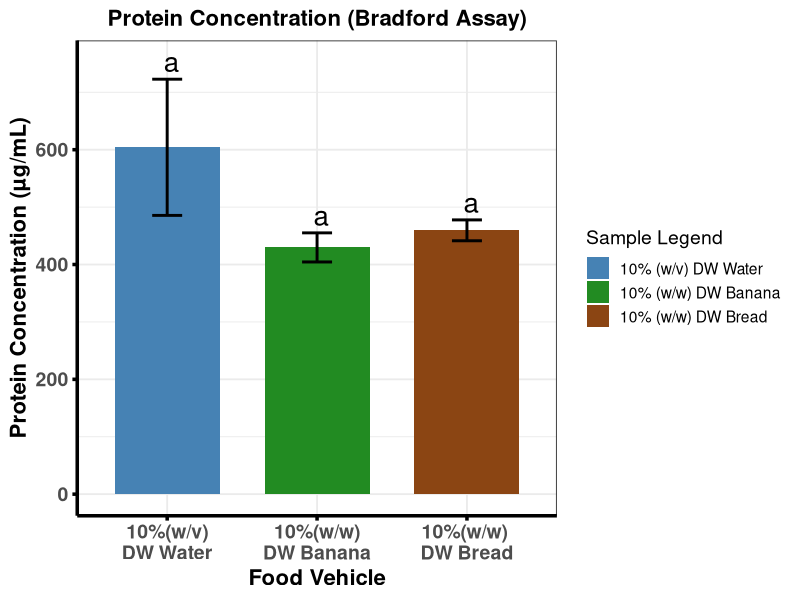

The R source for this figure:
#This Code is made by Maruf Raihan (PhD,NICHE,Ulster)for Bradford data statistical analysis and visual presentation

library(emmeans)
library(multcomp)
library(multcompView)
library(ggplot2)

# ---------------------------------------------------------
# 1. RAW DATA
# ---------------------------------------------------------
df <- data.frame(
  Sample = factor(rep(c("10%(w/v)\nDW Water", "10%(w/w)\nDW Banana", "10%(w/w) \nDW Bread"), each = 3),
                  levels = c("10%(w/v)\nDW Water", "10%(w/w)\nDW Banana", "10%(w/w) \nDW Bread")),
  Protein = c(
    639.00, 472.04, 701.52,   # 10%(w/v)\nDW Water
    400.72, 441.69, 447.00,   # 10%(w/w)\nDW Banana
    448.05, 480.52, 450.14    # 10%(w/w) \nDW Bread"
  )
)

# ---------------------------------------------------------
# 2. DESCRIPTIVE STATS
# ---------------------------------------------------------
df_stats <- aggregate(Protein ~ Sample, df, function(x) {
  c(Mean = mean(x), SD = sd(x), CV = sd(x)/mean(x)*100)
})

df_stats <- do.call(data.frame, df_stats)
names(df_stats) <- c("Sample", "Mean", "SD", "CV")

# ---------------------------------------------------------
# 3. ANOVA + TUKEY
# ---------------------------------------------------------
model <- aov(Protein ~ Sample, data = df)
emm <- emmeans(model, ~ Sample)
tukey <- summary(pairs(emm, adjust = "tukey"))

# ---------------------------------------------------------
# 4. Tukey LETTERS
# ---------------------------------------------------------
cld_out <- suppressMessages(
  cld(emm, Letters = letters, adjust = "tukey")
)

df_plot <- merge(df_stats, cld_out[, c("Sample", ".group")], by = "Sample")

# ---------------------------------------------------------
# 5. BASE PLOT
# ---------------------------------------------------------
p_bradford <- ggplot(df_plot, aes(x = Sample, y = Mean, fill = Sample)) +
  geom_col(width = 0.7) +
  geom_errorbar(aes(ymin = Mean - SD, ymax = Mean + SD),
                width = 0.2, linewidth = 1) +
  geom_text(aes(label = .group, y = Mean + SD + 30), size = 7) +
  
  scale_fill_manual(
    name= "Sample Legend",
    values = c("10%(w/v)\nDW Water" = "steelblue",
               "10%(w/w)\nDW Banana" = "forestgreen",
               "10%(w/w) \nDW Bread" = "saddlebrown"),
    labels = c(
      "10% (w/v) DW Water",
      "10% (w/w) DW Banana",
      "10% (w/w) DW Bread"
    ),
  ) +
  
  theme_bw(base_size = 14) +
  theme(
    legend.position = "right",
    legend.box = "vertical",
    plot.title = element_text(size = 16, face = "bold", hjust = 0.5),
    axis.text.x = element_text(size = 14, face = "bold"),
    axis.text.y = element_text(size = 14, face = "bold"),
    axis.title.x = element_text(size = 16, face = "bold"),
    axis.title.y = element_text(size = 16, face = "bold"),
    axis.line = element_line(colour = "black", linewidth = 1.2),
    axis.ticks = element_line(colour = "black", linewidth = 1.2)
  ) +
  labs(
    title = "Protein Concentration (Bradford Assay)",
    x = "Food Vehicle",
    y = "Protein Concentration (µg/mL)"
  ) 

# ---------------------------------------------------------
# 6. SINGLE ANOVA BRACKET ACROSS ALL THREE BARS
# ---------------------------------------------------------
#p_bradford <- p_bradford +
#  annotate("segment", x = 1, xend = 3, y = 1050, yend = 1050, linewidth = 1.2) +
# annotate("text", x = 2, y = 1080, label = "*", size = 8)

# ---------------------------------------------------------
# 7. PRINT
# ---------------------------------------------------------
print(p_bradford)

cat("\n=== DESCRIPTIVE STATS ===\n")
print(df_stats)

cat("\n=== ANOVA SUMMARY ===\n")
print(summary(model))

cat("\n=== TUKEY POST-HOC ===\n")
print(tukey)
